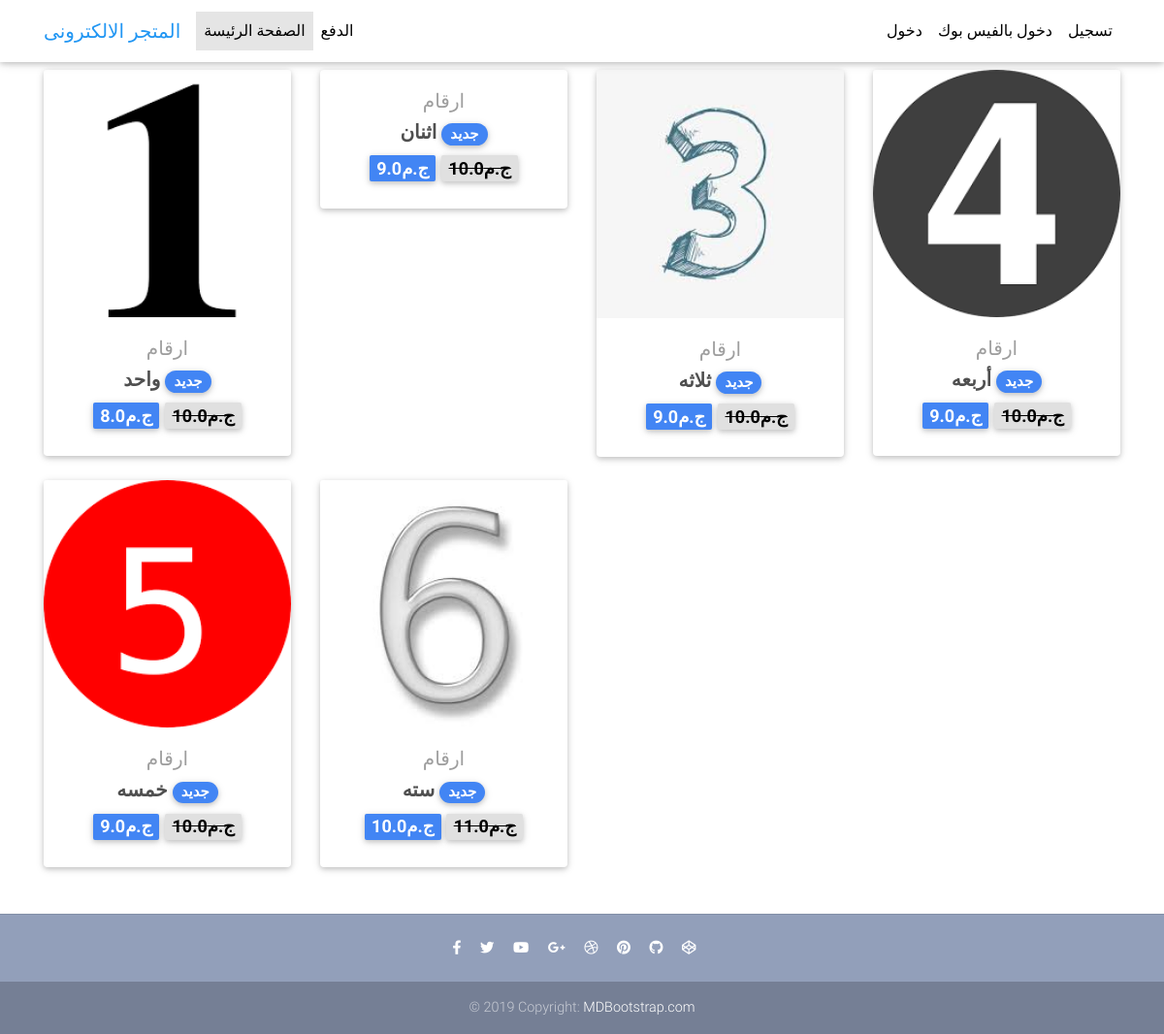
/ar/, run on the app's committed database.
### core/models.py (models this page shows, shortened)
class Item(models.Model):
    title = models.CharField(max_length=100)
    ar_title = models.CharField(max_length=100)
    price = models.FloatField()
    discount_price = models.FloatField(blank=True, null=True)
    category = models.CharField(choices=CATEGORY_CHOICES, max_length=4)
    ar_category = models.CharField(choices=AR_CATEGORY_CHOICES, max_length=4)
    label = models.CharField(choices=LABEL_CHOICES, max_length=4)
    ar_label = models.CharField(choices=AR_LABEL_CHOICES, max_length=4)
    description = models.TextField()
    ar_description = models.TextField()
    slug = models.SlugField()
    image = models.ImageField()
    def get_ar_absolute_url(self):
        return reverse('core:ar-products', kwargs={
            'slug': self.slug
        })

### core/views.py (the view)
# urls.py: path('ar/', views.ArHomeView.as_view(), name='ar-home'),
class ArHomeView(ListView):
    model = Item
    paginate_by = 10
    template_name = "ar-home-page.html"

### templates/ar-home-page.html (shortened to what this page needs)
{% extends 'ar-base.html' %}
{% load static %}
{% block content %}
<body>
  <main>
    <div class="container">
      <section class="text-center mb-4">
        <div class="row wow fadeIn">
        {% for item in object_list %}
          <div class="col-lg-3 col-md-6 mb-4">
            <div class="card">
              <div class="view overlay">
                <img src="{{ item.image.url }}" class="card-img-top" alt="">
              </div>
              <div class="card-body text-center">
                <a href="" class="grey-text">
                  <h5>{{ item.get_ar_category_display }}</h5>
                </a>
                <h5>
                  <strong>
                    <a href="{{ item.get_ar_absolute_url }}" class="dark-grey-text">{{ item.ar_title }}
                      <span class="badge badge-pill {{ item.get_label_display }}-color">جديد</span>
                    </a>
                  </strong>
                </h5>
                <h4 class="font-weight-bold blue-text">
                  <strong>
                    {% if item.discount_price %}
                   <span class="badge badge-primary">ج.م{{ item.discount_price }}</span>
                    <del class="badge badge-light">ج.م{{ item.price }}</del>
                     {%else%}
                  <span class="badge badge-secondary">ج.م{{ item.price }}</span>
                    {% endif %}
                  </strong>
                </h4>
              </div>
            </div>
            </div>
            {% endfor %}
          </div>
      </section>
    </div>
  </main>
</body>
{% endblock content %}

### templates/ar-base.html (shortened to what this page needs)
{% load static %}
<!DOCTYPE html>
<html lang="en">
<head>
  <link rel="stylesheet" href="https://use.fontawesome.com/releases/v5.8.2/css/all.css">
  <link href="{% static 'css/bootstrap.min.css' %}" rel="stylesheet">
  <link href="{% static 'css/mdb.min.css' %}" rel="stylesheet">
  <link href="{% static 'css/style.min.css' %}" rel="stylesheet">
</head>
{% include "ar-navbar.html" %}
<body>
<div class="mt-5 pt-4">
</div>
{% block content %}
{% endblock content %}
{% include "footer.html" %}
</body>
</html>

### templates/ar-navbar.html (shortened to what this page needs)
{% load cart_template_tags %}
{% load static %}
{% load socialaccount %}
  <nav class="navbar fixed-top navbar-expand-lg navbar-light white scrolling-navbar">
    <div class="container">
      <a class="navbar-brand waves-effect" href="/" target="_blank">
        <strong class="blue-text">المتجر الالكترونى</strong>
      </a>
      <div class="collapse navbar-collapse" id="navbarSupportedContent">
        <ul class="navbar-nav mr-auto">
          <li class="nav-item active">
            <a class="nav-link waves-effect" href="/ar/">الصفحة الرئيسة
            </a>
          </li>
          <li class="nav-item">
            <a class="nav-link waves-effect" href="/ar/checkout" target="_blank">الدفع</a>
          </li>
        </ul>
        <ul class="navbar-nav nav-flex-icons">
            {% if request.user.is_authenticated %}
          <li class="nav-item">
            <a href="{% url 'core:ar-order-summary' %}" class="nav-link waves-effect">
              <span class="badge red z-depth-1 mr-1"> {{ request.user|cart_item_count }} </span>
              <i class="fas fa-shopping-cart"></i>
              <span class="clearfix d-none d-sm-inline-block">العربه</span>
            </a>
          </li>
            <li class="nav-item">
            <a class="nav-link waves-effect" href="{% url 'account_logout' %}">
               <span class="clearfix d-none d-sm-inline-block"> خروج </span>
            </a>
          </li>
            {% else %}
            <li class="nav-item">
            <a class="nav-link waves-effect" href="{% url 'account_login' %}">
               <span class="clearfix d-none d-sm-inline-block"> دخول </span>
            </a>
            <li class="nav-item">
          <a class="nav-link waves-effect" href="{% provider_login_url "facebook" method="js_sdk" %}">
           <span class="clearfix d-none d-sm-inline-block"> دخول بالفيس بوك </span>
            </a>
        </li>
          </li>
            <li class="nav-item">
            <a class="nav-link waves-effect" href="{% url 'account_signup' %}">
               <span class="clearfix d-none d-sm-inline-block"> تسجيل </span>
            </a>
          </li>
          {% endif %}
         </ul>
      </div>
    </div>
  </nav>

### templates/footer.html
{% load static %}
  <footer class="page-footer text-center font-small mt-4 wow fadeIn">
    <hr class="my-4">
    <div class="pb-4">
      <a href="https://www.facebook.com/mdbootstrap" target="_blank">
        <i class="fab fa-facebook-f mr-3"></i>
      </a>
      <a href="https://twitter.com/MDBootstrap" target="_blank">
        <i class="fab fa-twitter mr-3"></i>
      </a>
      <a href="https://www.youtube.com/watch?v=7MUISDJ5ZZ4" target="_blank">
        <i class="fab fa-youtube mr-3"></i>
      </a>
      <a href="https://plus.google.com/u/0/b/107863090883699620484" target="_blank">
        <i class="fab fa-google-plus-g mr-3"></i>
      </a>
      <a href="https://dribbble.com/mdbootstrap" target="_blank">
        <i class="fab fa-dribbble mr-3"></i>
      </a>
      <a href="https://pinterest.com/mdbootstrap" target="_blank">
        <i class="fab fa-pinterest mr-3"></i>
      </a>
      <a href="https://github.com/mdbootstrap/bootstrap-material-design" target="_blank">
        <i class="fab fa-github mr-3"></i>
      </a>
      <a href="http://codepen.io/mdbootstrap/" target="_blank">
        <i class="fab fa-codepen mr-3"></i>
      </a>
    </div>
    <div class="footer-copyright py-3">
      © 2019 Copyright:
      <a href="https://mdbootstrap.com/education/bootstrap/" target="_blank"> MDBootstrap.com </a>
    </div>
  </footer>

### templates/scripts.html (shortened to what this page needs)
{% load static %}

### templates/ar-base.html (style rules this page uses)
html, body, header, .carousel { height: 60vh; }

### data on the page
Item: image (picture), ar_category "ارقام", ar_title "واحد", discount_price "8.0", price "10.0"
Item: ar_category "ارقام", ar_title "اثنان", discount_price "9.0", price "10.0"
Item: image (picture), ar_category "ارقام", ar_title "ثلاثه", discount_price "9.0", price "10.0"
Item: image (picture), ar_category "ارقام", ar_title "أربعه", discount_price "9.0", price "10.0"
Item: image (picture), ar_category "ارقام", ar_title "خمسه", discount_price "9.0", price "10.0"
Item: image (picture), ar_category "ارقام", ar_title "سته", discount_price "10.0", price "11.0"
